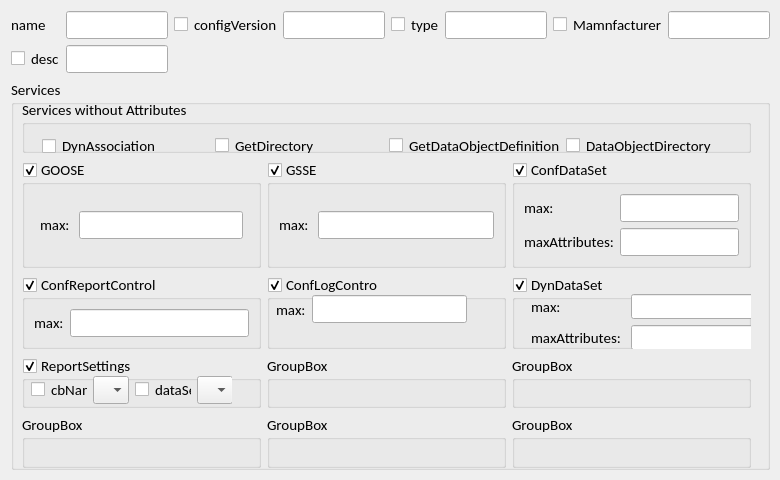
<?xml version="1.0" encoding="UTF-8"?>
<ui version="4.0">
 <class>icdIedServicesPage</class>
 <widget class="QWizardPage" name="icdIedServicesPage">
  <property name="geometry">
   <rect>
    <x>0</x>
    <y>0</y>
    <width>780</width>
    <height>480</height>
   </rect>
  </property>
  <property name="font">
   <font>
    <family>Calibri</family>
    <pointsize>11</pointsize>
   </font>
  </property>
  <property name="windowTitle">
   <string>WizardPage</string>
  </property>
  <widget class="QWidget" name="gridLayoutWidget">
   <property name="geometry">
    <rect>
     <x>0</x>
     <y>0</y>
     <width>781</width>
     <height>481</height>
    </rect>
   </property>
   <layout class="QGridLayout" name="iedServiceGridLayout">
    <property name="leftMargin">
     <number>11</number>
    </property>
    <property name="topMargin">
     <number>11</number>
    </property>
    <property name="rightMargin">
     <number>11</number>
    </property>
    <property name="bottomMargin">
     <number>11</number>
    </property>
    <item row="0" column="8">
     <widget class="QLineEdit" name="iedTypeText"/>
    </item>
    <item row="1" column="1">
     <widget class="QLabel" name="iedDescLabel">
      <property name="text">
       <string>desc</string>
      </property>
     </widget>
    </item>
    <item row="1" column="0">
     <widget class="QCheckBox" name="iedDescCheckBox">
      <property name="text">
       <string/>
      </property>
     </widget>
    </item>
    <item row="0" column="5">
     <widget class="QLineEdit" name="iedConfigVersinoText"/>
    </item>
    <item row="0" column="6">
     <widget class="QCheckBox" name="iedTypeCheckBox">
      <property name="text">
       <string/>
      </property>
     </widget>
    </item>
    <item row="0" column="9">
     <widget class="QCheckBox" name="iedManuCheckBox">
      <property name="text">
       <string/>
      </property>
     </widget>
    </item>
    <item row="0" column="3">
     <widget class="QCheckBox" name="iedConfigVersionCheckBox">
      <property name="text">
       <string/>
      </property>
     </widget>
    </item>
    <item row="0" column="10">
     <widget class="QLabel" name="iedManuLabel">
      <property name="text">
       <string>Mamnfacturer</string>
      </property>
     </widget>
    </item>
    <item row="0" column="4">
     <widget class="QLabel" name="iedConfigVersionLabel">
      <property name="text">
       <string>configVersion</string>
      </property>
     </widget>
    </item>
    <item row="0" column="2">
     <widget class="QLineEdit" name="iedNameText"/>
    </item>
    <item row="0" column="7">
     <widget class="QLabel" name="iedTypeLabel">
      <property name="text">
       <string>type</string>
      </property>
     </widget>
    </item>
    <item row="0" column="11">
     <widget class="QLineEdit" name="iedManuText"/>
    </item>
    <item row="1" column="2">
     <widget class="QLineEdit" name="iedDescText"/>
    </item>
    <item row="0" column="0" colspan="2">
     <widget class="QLabel" name="iedNameLabel">
      <property name="text">
       <string>name</string>
      </property>
     </widget>
    </item>
    <item row="2" column="0" colspan="12">
     <widget class="QGroupBox" name="servicesGroupBox">
      <property name="title">
       <string>Services</string>
      </property>
      <widget class="QWidget" name="gridLayoutWidget_2">
       <property name="geometry">
        <rect>
         <x>0</x>
         <y>9</y>
         <width>751</width>
         <height>391</height>
        </rect>
       </property>
       <layout class="QGridLayout" name="servicesGridLayout">
        <property name="leftMargin">
         <number>11</number>
        </property>
        <property name="topMargin">
         <number>11</number>
        </property>
        <property name="rightMargin">
         <number>11</number>
        </property>
        <property name="bottomMargin">
         <number>11</number>
        </property>
        <item row="3" column="0">
         <widget class="QGroupBox" name="reportSettingsGroupBox">
          <property name="title">
           <string>ReportSettings</string>
          </property>
          <property name="checkable">
           <bool>true</bool>
          </property>
          <widget class="QWidget" name="gridLayoutWidget_5">
           <property name="geometry">
            <rect>
             <x>9</x>
             <y>20</y>
             <width>201</width>
             <height>54</height>
            </rect>
           </property>
           <layout class="QGridLayout" name="reportSettingsGridLayout">
            <item row="0" column="1">
             <widget class="QLabel" name="label_2">
              <property name="sizePolicy">
               <sizepolicy hsizetype="Fixed" vsizetype="Preferred">
                <horstretch>0</horstretch>
                <verstretch>0</verstretch>
               </sizepolicy>
              </property>
              <property name="text">
               <string>cbName:</string>
              </property>
             </widget>
            </item>
            <item row="0" column="3">
             <widget class="QCheckBox" name="checkBox">
              <property name="sizePolicy">
               <sizepolicy hsizetype="Fixed" vsizetype="Fixed">
                <horstretch>0</horstretch>
                <verstretch>0</verstretch>
               </sizepolicy>
              </property>
              <property name="text">
               <string/>
              </property>
             </widget>
            </item>
            <item row="0" column="0">
             <widget class="QCheckBox" name="checkBox_3">
              <property name="sizePolicy">
               <sizepolicy hsizetype="Fixed" vsizetype="Fixed">
                <horstretch>0</horstretch>
                <verstretch>0</verstretch>
               </sizepolicy>
              </property>
              <property name="text">
               <string/>
              </property>
             </widget>
            </item>
            <item row="0" column="4">
             <widget class="QLabel" name="label">
              <property name="text">
               <string>dataSet:</string>
              </property>
             </widget>
            </item>
            <item row="0" column="5">
             <widget class="QComboBox" name="comboBox">
              <property name="sizePolicy">
               <sizepolicy hsizetype="Fixed" vsizetype="Fixed">
                <horstretch>0</horstretch>
                <verstretch>0</verstretch>
               </sizepolicy>
              </property>
             </widget>
            </item>
            <item row="1" column="3">
             <widget class="QCheckBox" name="checkBox_2">
              <property name="text">
               <string/>
              </property>
             </widget>
            </item>
            <item row="0" column="2">
             <widget class="QComboBox" name="comboBox_2">
              <property name="sizePolicy">
               <sizepolicy hsizetype="Fixed" vsizetype="Fixed">
                <horstretch>0</horstretch>
                <verstretch>0</verstretch>
               </sizepolicy>
              </property>
             </widget>
            </item>
           </layout>
          </widget>
         </widget>
        </item>
        <item row="2" column="1">
         <widget class="QGroupBox" name="confLogControlGroupBox">
          <property name="title">
           <string>ConfLogContro</string>
          </property>
          <property name="checkable">
           <bool>true</bool>
          </property>
          <widget class="QWidget" name="horizontalLayoutWidget_4">
           <property name="geometry">
            <rect>
             <x>9</x>
             <y>20</y>
             <width>191</width>
             <height>31</height>
            </rect>
           </property>
           <layout class="QHBoxLayout" name="confLogControlHLayout">
            <item>
             <widget class="QLabel" name="conLogControlMaxLabel">
              <property name="text">
               <string>max:</string>
              </property>
             </widget>
            </item>
            <item>
             <widget class="QLineEdit" name="confLogControlMaxText"/>
            </item>
           </layout>
          </widget>
         </widget>
        </item>
        <item row="2" column="2">
         <widget class="QGroupBox" name="dynDataSetGroupBox">
          <property name="title">
           <string>DynDataSet</string>
          </property>
          <property name="checkable">
           <bool>true</bool>
          </property>
          <widget class="QWidget" name="gridLayoutWidget_4">
           <property name="geometry">
            <rect>
             <x>19</x>
             <y>20</y>
             <width>231</width>
             <height>56</height>
            </rect>
           </property>
           <layout class="QGridLayout" name="dynDataSetGridLayout">
            <item row="0" column="0">
             <widget class="QLabel" name="dynDataSetMaxLabel">
              <property name="text">
               <string>max:</string>
              </property>
             </widget>
            </item>
            <item row="0" column="1">
             <widget class="QLineEdit" name="dynDataSetMaxText"/>
            </item>
            <item row="1" column="0">
             <widget class="QLabel" name="dynDataSetMaxAttrLabel">
              <property name="text">
               <string>maxAttributes: </string>
              </property>
             </widget>
            </item>
            <item row="1" column="1">
             <widget class="QLineEdit" name="dynDataSetMaxAttrText"/>
            </item>
           </layout>
          </widget>
         </widget>
        </item>
        <item row="2" column="0">
         <widget class="QGroupBox" name="confReportControlGroupBox">
          <property name="title">
           <string>ConfReportControl</string>
          </property>
          <property name="checkable">
           <bool>true</bool>
          </property>
          <layout class="QHBoxLayout" name="horizontalLayout">
           <item>
            <layout class="QHBoxLayout" name="confReportControlHLayout">
             <item>
              <widget class="QLabel" name="confReportControlMaxLabel">
               <property name="text">
                <string>max:</string>
               </property>
              </widget>
             </item>
             <item>
              <widget class="QLineEdit" name="confReportControlMaxText"/>
             </item>
            </layout>
           </item>
          </layout>
         </widget>
        </item>
        <item row="1" column="0">
         <widget class="QGroupBox" name="gooseGroupBox">
          <property name="title">
           <string>GOOSE</string>
          </property>
          <property name="flat">
           <bool>false</bool>
          </property>
          <property name="checkable">
           <bool>true</bool>
          </property>
          <layout class="QHBoxLayout" name="horizontalLayout_2">
           <item>
            <layout class="QHBoxLayout" name="gooseHLayout">
             <property name="leftMargin">
              <number>6</number>
             </property>
             <property name="topMargin">
              <number>6</number>
             </property>
             <property name="rightMargin">
              <number>6</number>
             </property>
             <property name="bottomMargin">
              <number>6</number>
             </property>
             <item>
              <widget class="QLabel" name="gooseMaxLabel">
               <property name="text">
                <string>max: </string>
               </property>
              </widget>
             </item>
             <item>
              <widget class="QLineEdit" name="gooseMaxText"/>
             </item>
            </layout>
           </item>
          </layout>
         </widget>
        </item>
        <item row="1" column="1">
         <widget class="QGroupBox" name="gsseGroupBox">
          <property name="title">
           <string>GSSE</string>
          </property>
          <property name="checkable">
           <bool>true</bool>
          </property>
          <layout class="QGridLayout" name="gridLayout_2">
           <item row="0" column="0">
            <layout class="QHBoxLayout" name="gsseHLayout">
             <item>
              <widget class="QLabel" name="gsseMaxLabel">
               <property name="text">
                <string>max: </string>
               </property>
              </widget>
             </item>
             <item>
              <widget class="QLineEdit" name="gsseMaxText"/>
             </item>
            </layout>
           </item>
          </layout>
         </widget>
        </item>
        <item row="1" column="2">
         <widget class="QGroupBox" name="confDataSetGroupBox">
          <property name="title">
           <string>ConfDataSet</string>
          </property>
          <property name="checkable">
           <bool>true</bool>
          </property>
          <layout class="QGridLayout" name="gridLayout">
           <item row="0" column="0">
            <widget class="QLabel" name="confDataSetMaxLabel">
             <property name="text">
              <string>max: </string>
             </property>
            </widget>
           </item>
           <item row="1" column="0" colspan="2">
            <widget class="QLabel" name="confDataSetMaxAttrLabel">
             <property name="text">
              <string>maxAttributes:</string>
             </property>
            </widget>
           </item>
           <item row="1" column="2">
            <widget class="QLineEdit" name="confDataSetMaxAttrText"/>
           </item>
           <item row="0" column="2">
            <widget class="QLineEdit" name="confDataSetMaxText"/>
           </item>
          </layout>
         </widget>
        </item>
        <item row="4" column="0">
         <widget class="QGroupBox" name="logSettingsGroupBox">
          <property name="title">
           <string>GroupBox</string>
          </property>
         </widget>
        </item>
        <item row="3" column="1">
         <widget class="QGroupBox" name="settingGroupsGroupBox">
          <property name="title">
           <string>GroupBox</string>
          </property>
         </widget>
        </item>
        <item row="4" column="1">
         <widget class="QGroupBox" name="gseSettingsGroupBox">
          <property name="title">
           <string>GroupBox</string>
          </property>
         </widget>
        </item>
        <item row="3" column="2">
         <widget class="QGroupBox" name="smvSettingsGroupBox">
          <property name="title">
           <string>GroupBox</string>
          </property>
         </widget>
        </item>
        <item row="4" column="2">
         <widget class="QGroupBox" name="confLNsGroupBox">
          <property name="title">
           <string>GroupBox</string>
          </property>
         </widget>
        </item>
        <item row="0" column="0" colspan="3">
         <widget class="QGroupBox" name="servicesWOAttrGroupBox">
          <property name="sizePolicy">
           <sizepolicy hsizetype="Preferred" vsizetype="Preferred">
            <horstretch>0</horstretch>
            <verstretch>0</verstretch>
           </sizepolicy>
          </property>
          <property name="title">
           <string>Services without Attributes</string>
          </property>
          <widget class="QWidget" name="gridLayoutWidget_3">
           <property name="geometry">
            <rect>
             <x>20</x>
             <y>30</y>
             <width>691</width>
             <height>101</height>
            </rect>
           </property>
           <layout class="QGridLayout" name="servicesWOAttrGridLayout">
            <item row="0" column="5">
             <widget class="QLabel" name="getDataObjectDefinitionLabel">
              <property name="text">
               <string>GetDataObjectDefinition</string>
              </property>
             </widget>
            </item>
            <item row="0" column="7">
             <widget class="QLabel" name="dataObjectDirectoryLabel">
              <property name="text">
               <string>DataObjectDirectory</string>
              </property>
             </widget>
            </item>
            <item row="0" column="6">
             <widget class="QCheckBox" name="dataObjectDirectoryCheckBox">
              <property name="sizePolicy">
               <sizepolicy hsizetype="Fixed" vsizetype="Fixed">
                <horstretch>0</horstretch>
                <verstretch>0</verstretch>
               </sizepolicy>
              </property>
              <property name="text">
               <string/>
              </property>
             </widget>
            </item>
            <item row="0" column="1">
             <widget class="QLabel" name="dynAssociationLabel">
              <property name="text">
               <string>DynAssociation</string>
              </property>
             </widget>
            </item>
            <item row="0" column="4">
             <widget class="QCheckBox" name="getDataObjectDefinitionCheckBox">
              <property name="sizePolicy">
               <sizepolicy hsizetype="Fixed" vsizetype="Fixed">
                <horstretch>0</horstretch>
                <verstretch>0</verstretch>
               </sizepolicy>
              </property>
              <property name="text">
               <string/>
              </property>
             </widget>
            </item>
            <item row="0" column="2">
             <widget class="QCheckBox" name="getDirectoryCheckBox">
              <property name="sizePolicy">
               <sizepolicy hsizetype="Fixed" vsizetype="Fixed">
                <horstretch>0</horstretch>
                <verstretch>0</verstretch>
               </sizepolicy>
              </property>
              <property name="text">
               <string/>
              </property>
             </widget>
            </item>
            <item row="0" column="0">
             <widget class="QCheckBox" name="dynAssociationCheckBox">
              <property name="sizePolicy">
               <sizepolicy hsizetype="Fixed" vsizetype="Minimum">
                <horstretch>0</horstretch>
                <verstretch>0</verstretch>
               </sizepolicy>
              </property>
              <property name="text">
               <string/>
              </property>
             </widget>
            </item>
            <item row="0" column="3">
             <widget class="QLabel" name="getDirectoryLabel">
              <property name="text">
               <string>GetDirectory</string>
              </property>
             </widget>
            </item>
            <item row="1" column="0">
             <widget class="QCheckBox" name="getDataValueCheckBox">
              <property name="sizePolicy">
               <sizepolicy hsizetype="Fixed" vsizetype="Minimum">
                <horstretch>0</horstretch>
                <verstretch>0</verstretch>
               </sizepolicy>
              </property>
              <property name="text">
               <string/>
              </property>
             </widget>
            </item>
            <item row="1" column="1">
             <widget class="QLabel" name="getDataValueLabel">
              <property name="text">
               <string>GetDataValue</string>
              </property>
             </widget>
            </item>
            <item row="1" column="2">
             <widget class="QCheckBox" name="setDataSetValueCheckBox">
              <property name="text">
               <string/>
              </property>
             </widget>
            </item>
            <item row="1" column="3">
             <widget class="QLabel" name="setDataSetValueLabel">
              <property name="text">
               <string>SetDataSetValue</string>
              </property>
             </widget>
            </item>
            <item row="1" column="4">
             <widget class="QCheckBox" name="dataSetDirectoryCheckBox">
              <property name="text">
               <string/>
              </property>
             </widget>
            </item>
            <item row="1" column="5">
             <widget class="QLabel" name="dataSetDirectoryLabel">
              <property name="text">
               <string>DataSetDirectory</string>
              </property>
             </widget>
            </item>
            <item row="1" column="6">
             <widget class="QCheckBox" name="readWriteCheckBox">
              <property name="text">
               <string/>
              </property>
             </widget>
            </item>
            <item row="1" column="7">
             <widget class="QLabel" name="readWriteLabel">
              <property name="text">
               <string>ReadWrite</string>
              </property>
             </widget>
            </item>
            <item row="2" column="0">
             <widget class="QCheckBox" name="timerActivatedContorlCheckBox">
              <property name="text">
               <string/>
              </property>
             </widget>
            </item>
            <item row="2" column="2">
             <widget class="QCheckBox" name="getCBValuesCheckBox">
              <property name="text">
               <string/>
              </property>
             </widget>
            </item>
            <item row="2" column="4">
             <widget class="QCheckBox" name="gseDirCheckBox">
              <property name="text">
               <string/>
              </property>
             </widget>
            </item>
            <item row="2" column="6">
             <widget class="QCheckBox" name="fileHandlingCheckBox">
              <property name="text">
               <string/>
              </property>
             </widget>
            </item>
            <item row="2" column="1">
             <widget class="QLabel" name="timerActivatedControlLabel">
              <property name="text">
               <string>TimerActivatedControl</string>
              </property>
             </widget>
            </item>
            <item row="2" column="3">
             <widget class="QLabel" name="getCBValuesLabel">
              <property name="text">
               <string>GetCBValues</string>
              </property>
             </widget>
            </item>
            <item row="2" column="5">
             <widget class="QLabel" name="gseDirLabel">
              <property name="text">
               <string>GSEDir</string>
              </property>
             </widget>
            </item>
            <item row="2" column="7">
             <widget class="QLabel" name="fileHandlingLabel">
              <property name="text">
               <string>FileHandling</string>
              </property>
             </widget>
            </item>
           </layout>
          </widget>
         </widget>
        </item>
       </layout>
      </widget>
     </widget>
    </item>
   </layout>
  </widget>
 </widget>
 <resources/>
 <connections/>
</ui>
